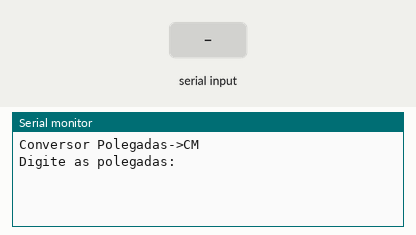
Bench run of a sketch on a simulated Arduino Uno, built with avr-gcc and run on an emulated ATmega328P. On the bench: the last lines printed to the serial monitor. The inputs (shaded band) are chosen by the test bench.

Above: at 1.2 s.
1.3 s: "90,45\n" received over Serial
At 2.5 s:
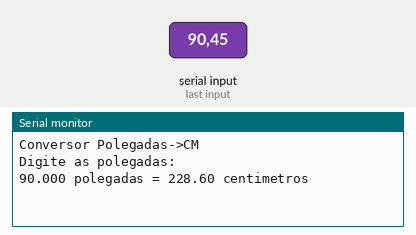
4.3 s: "30,150\n" received over Serial
At 5.5 s:
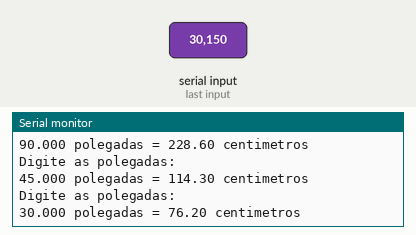
Timing chart, 0 to 7.3 s (numbered marks = the images above; inputs shaded):
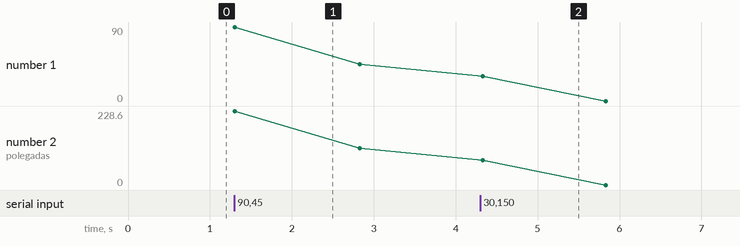

Measured:
- after the input at 1.3 s, the serial monitor: prints a new line at once (image 1)
- after the input at 4.3 s, the serial monitor: prints a new line at once (image 2)
- plotted number 1: 45 → 0 after the input at 4.3 s
- plotted number 2: 114.3 → 0 after the input at 4.3 s

The sketch:

convertor_de_polegadas1__1_.ino
```cpp
// C++ code
//Faça um programa que receba a medida em polegadas e exiba esse número em
//centímetros.
const float POL_TO_CM = 2.54; // Constante de conversão

float converterParaCM(float polegadas) {
  return polegadas * POL_TO_CM;
}

void setup() {
  Serial.begin(9600);
  Serial.println("Conversor Polegadas->CM");
}

void loop() {
  Serial.println("\nDigite as polegadas:");

  while (!Serial.available());
  float polegadas = Serial.parseFloat();
  while (Serial.available()) Serial.read();

  float centimetros = converterParaCM(polegadas);

  Serial.print(polegadas, 3);
  Serial.print(" polegadas = ");
  Serial.print(centimetros, 2);
  Serial.println(" centimetros");

  delay(1500);
}
```
